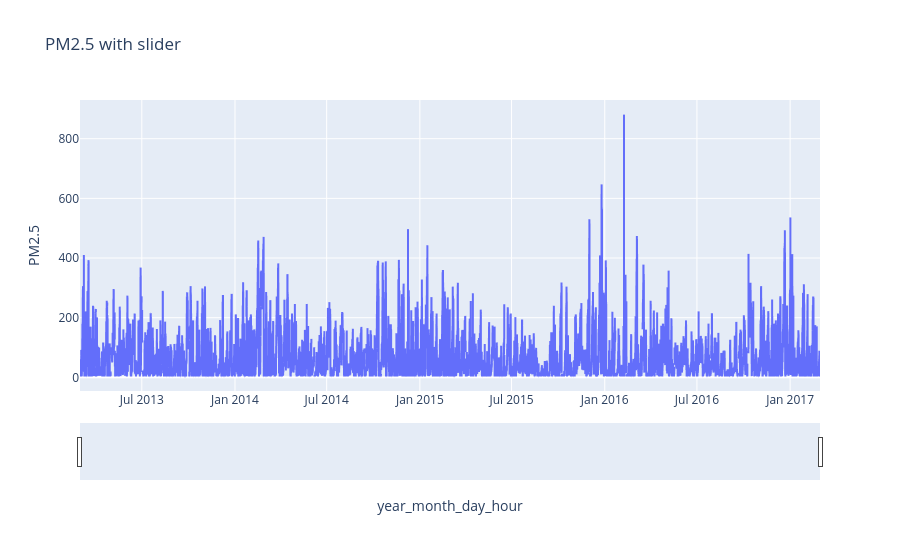

This figure's notebook cell:
### Markdown cell above
The above plots are pretty tiresome. We need to plot individually for every year and between years to visualize our data. Is there a better method where we can plot all the data and do the individual analysis? Yes, we can do that.

Python has a library for that which is `Plotly.express`.

### Code cell
fig = px.line(
    aq_df_non_index, x="year_month_day_hour", y="PM2.5", title="PM2.5 with slider"
)

# visible the slider
fig.update_xaxes(rangeslider_visible=True)
fig.show()

### Figure 1 — Plotly figure (JSON) as saved in the notebook; plotly's stock layout.template omitted (floating-point values rounded to 4 significant figures; data arrays with more than 128 entries replaced by an {"elided": "..."} marker saying what was removed)
{"data": [{"hovertemplate": "year_month_day_hour=%{x}<br>PM2.5=%{y}<extra></extra>", "legendgroup": "", "line": {"color": "#636efa", "dash": "solid"}, "marker": {"symbol": "circle"}, "mode": "lines", "name": "", "showlegend": false, "type": "scattergl", "x": {"elided": "35064 str values"}, "xaxis": "x", "y": {"elided": "35064 float values"}, "yaxis": "y"}], "layout": {"legend": {"tracegroupgap": 0}, "title": {"text": "PM2.5 with slider"}, "xaxis": {"anchor": "y", "domain": [0, 1], "rangeslider": {"visible": true}, "title": {"text": "year_month_day_hour"}}, "yaxis": {"anchor": "x", "domain": [0, 1], "title": {"text": "PM2.5"}}}}
